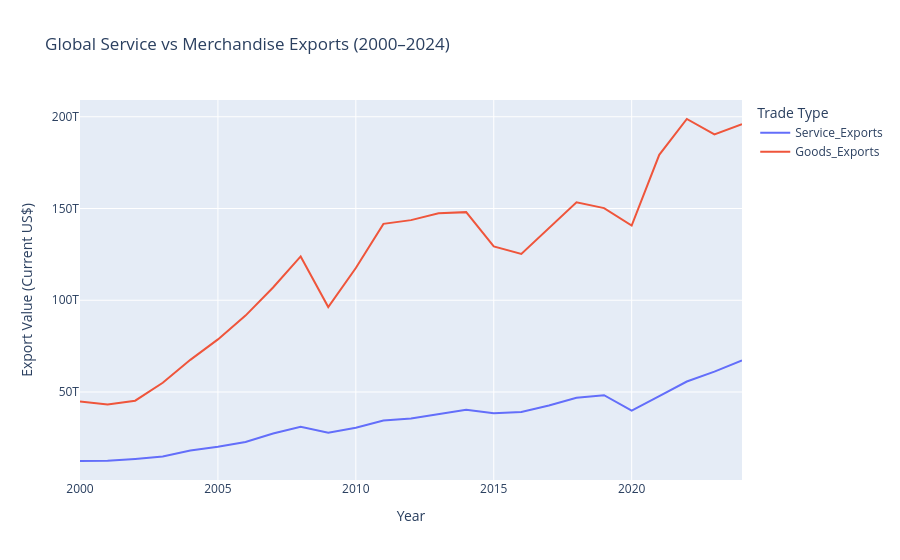

Write notebook code for a chart like this one.
### Markdown cell above
Between 2000 and 2024, global service exports grew at an estimated compound annual rate of 7.30%, compared with 6.34% for merchandise exports, indicating faster expansion of service exports over the period.

### Code cell
import plotly.express as px

fig = px.line(
    global_trade,
    x='Year',
    y=['Service_Exports', 'Goods_Exports'],
    title='Global Service vs Merchandise Exports (2000–2024)',
    labels={
        'value': 'Export Value (Current US$)',
        'variable': 'Trade Type'
    }
)

fig.show()

### Figure 1 — Plotly figure (JSON) as saved in the notebook; plotly's stock layout.template omitted (floating-point values rounded to 4 significant figures)
{"data": [{"hovertemplate": "Trade Type=Service_Exports<br>Year=%{x}<br>Export Value (Current US$)=%{y}<extra></extra>", "legendgroup": "Service_Exports", "line": {"color": "#636efa", "dash": "solid"}, "marker": {"symbol": "circle"}, "mode": "lines", "name": "Service_Exports", "orientation": "v", "showlegend": true, "type": "scatter", "x": [2000, 2001, 2002, 2003, 2004, 2005, 2006, 2007, 2008, 2009, 2010, 2011, 2012, 2013, 2014, 2015, 2016, 2017, 2018, 2019, 2020, 2021, 2022, 2023, 2024], "xaxis": "x", "y": [12380000000000.0, 12470000000000.0, 13540000000000.0, 14840000000000.0, 18130000000000.0, 20160000000000.0, 22740000000000.0, 27350000000000.0, 31060000000000.0, 27820000000000.0, 30510000000000.0, 34470000000000.0, 35500000000000.0, 38030000000000.0, 40370000000000.0, 38440000000000.0, 39040000000000.0, 42640000000000.0, 46810000000000.0, 48230000000000.0, 39780000000000.0, 47790000000000.0, 55700000000000.0, 61070000000000.0, 67170000000000.0], "yaxis": "y"}, {"hovertemplate": "Trade Type=Goods_Exports<br>Year=%{x}<br>Export Value (Current US$)=%{y}<extra></extra>", "legendgroup": "Goods_Exports", "line": {"color": "#EF553B", "dash": "solid"}, "marker": {"symbol": "circle"}, "mode": "lines", "name": "Goods_Exports", "orientation": "v", "showlegend": true, "type": "scatter", "x": [2000, 2001, 2002, 2003, 2004, 2005, 2006, 2007, 2008, 2009, 2010, 2011, 2012, 2013, 2014, 2015, 2016, 2017, 2018, 2019, 2020, 2021, 2022, 2023, 2024], "xaxis": "x", "y": [44780000000000.0, 43230000000000.0, 45250000000000.0, 55000000000000.0, 67510000000000.0, 78650000000000.0, 91630000000000.0, 107000000000000.0, 123900000000000.0, 96300000000000.0, 117600000000000.0, 141600000000000.0, 143700000000000.0, 147400000000000.0, 148000000000000.0, 129300000000000.0, 125300000000000.0, 139600000000000.0, 153400000000000.0, 150200000000000.0, 140700000000000.0, 179300000000000.0, 198800000000000.0, 190300000000000.0, 195900000000000.0], "yaxis": "y"}], "layout": {"legend": {"title": {"text": "Trade Type"}, "tracegroupgap": 0}, "title": {"text": "Global Service vs Merchandise Exports (2000–2024)"}, "xaxis": {"anchor": "y", "domain": [0, 1], "title": {"text": "Year"}}, "yaxis": {"anchor": "x", "domain": [0, 1], "title": {"text": "Export Value (Current US$)"}}}}
